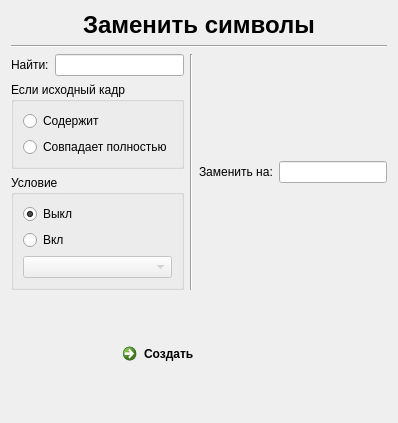
                      <widget class="QWidget" name="page_5">
                       <layout class="QVBoxLayout" name="verticalLayout_74">
                        <item>
                         <layout class="QHBoxLayout" name="horizontalLayout_21">
                          <item>
                           <spacer name="horizontalSpacer_36">
                            <property name="orientation">
                             <enum>Qt::Horizontal</enum>
                            </property>
                            <property name="sizeHint" stdset="0">
                             <size>
                              <width>40</width>
                              <height>20</height>
                             </size>
                            </property>
                           </spacer>
                          </item>
                          <item>
                           <widget class="QLabel" name="label_10">
                            <property name="font">
                             <font>
                              <pointsize>18</pointsize>
                              <weight>75</weight>
                              <bold>true</bold>
                             </font>
                            </property>
                            <property name="text">
                             <string>Заменить символы</string>
                            </property>
                           </widget>
                          </item>
                          <item>
                           <spacer name="horizontalSpacer_37">
                            <property name="orientation">
                             <enum>Qt::Horizontal</enum>
                            </property>
                            <property name="sizeHint" stdset="0">
                             <size>
                              <width>40</width>
                              <height>20</height>
                             </size>
                            </property>
                           </spacer>
                          </item>
                         </layout>
                        </item>
                        <item>
                         <widget class="Line" name="line_9">
                          <property name="orientation">
                           <enum>Qt::Horizontal</enum>
                          </property>
                         </widget>
                        </item>
                        <item>
                         <layout class="QHBoxLayout" name="horizontalLayout_24">
                          <item>
                           <layout class="QVBoxLayout" name="verticalLayout_73">
                            <item>
                             <layout class="QHBoxLayout" name="horizontalLayout_23">
                              <item>
                               <widget class="QLabel" name="label_12">
                                <property name="text">
                                 <string>Найти:</string>
                                </property>
                               </widget>
                              </item>
                              <item>
                               <widget class="QLineEdit" name="lineEdit_5"/>
                              </item>
                             </layout>
                            </item>
                            <item>
                             <widget class="QGroupBox" name="groupBox_4">
                              <property name="sizePolicy">
                               <sizepolicy hsizetype="Expanding" vsizetype="Expanding">
                                <horstretch>0</horstretch>
                                <verstretch>0</verstretch>
                               </sizepolicy>
                              </property>
                              <property name="title">
                               <string>Если исходный кадр</string>
                              </property>
                              <layout class="QVBoxLayout" name="verticalLayout_35">
                               <item>
                                <widget class="QRadioButton" name="radioButton_8">
                                 <property name="text">
                                  <string>Содержит</string>
                                 </property>
                                </widget>
                               </item>
                               <item>
                                <widget class="QRadioButton" name="radioButton_9">
                                 <property name="text">
                                  <string>Совпадает полностью</string>
                                 </property>
                                </widget>
                               </item>
                              </layout>
                             </widget>
                            </item>
                            <item>
                             <widget class="QGroupBox" name="groupBox_22">
                              <property name="title">
                               <string>Условие</string>
                              </property>
                              <layout class="QVBoxLayout" name="verticalLayout_72">
                               <item>
                                <widget class="QRadioButton" name="radioButton_33">
                                 <property name="text">
                                  <string>Выкл</string>
                                 </property>
                                 <property name="checked">
                                  <bool>true</bool>
                                 </property>
                                </widget>
                               </item>
                               <item>
                                <layout class="QVBoxLayout" name="verticalLayout_11">
                                 <item>
                                  <widget class="QRadioButton" name="radioButton_34">
                                   <property name="text">
                                    <string>Вкл</string>
                                   </property>
                                  </widget>
                                 </item>
                                 <item>
                                  <widget class="QComboBox" name="comboBox_4">
                                   <property name="enabled">
                                    <bool>false</bool>
                                   </property>
                                  </widget>
                                 </item>
                                </layout>
                               </item>
                              </layout>
                             </widget>
                            </item>
                           </layout>
                          </item>
                          <item>
                           <widget class="Line" name="line_8">
                            <property name="orientation">
                             <enum>Qt::Vertical</enum>
                            </property>
                           </widget>
                          </item>
                          <item>
                           <layout class="QHBoxLayout" name="horizontalLayout_16">
                            <item>
                             <widget class="QLabel" name="label_13">
                              <property name="text">
                               <string>Заменить на:</string>
                              </property>
                             </widget>
                            </item>
                            <item>
                             <widget class="QLineEdit" name="lineEdit_7"/>
                            </item>
                           </layout>
                          </item>
                         </layout>
                        </item>
                        <item>
                         <layout class="QHBoxLayout" name="horizontalLayout_22">
                          <item>
                           <spacer name="horizontalSpacer_38">
                            <property name="orientation">
                             <enum>Qt::Horizontal</enum>
                            </property>
                            <property name="sizeHint" stdset="0">
                             <size>
                              <width>40</width>
                              <height>20</height>
                             </size>
                            </property>
                           </spacer>
                          </item>
                          <item>
                           <layout class="QVBoxLayout" name="verticalLayout_10">
                            <item>
                             <spacer name="verticalSpacer_11">
                              <property name="orientation">
                               <enum>Qt::Vertical</enum>
                              </property>
                              <property name="sizeHint" stdset="0">
                               <size>
                                <width>20</width>
                                <height>40</height>
                               </size>
                              </property>
                             </spacer>
                            </item>
                            <item>
                             <widget class="QCommandLinkButton" name="commandLinkButton_5">
                              <property name="text">
                               <string>Создать</string>
                              </property>
                             </widget>
                            </item>
                            <item>
                             <spacer name="verticalSpacer_12">
                              <property name="orientation">
                               <enum>Qt::Vertical</enum>
                              </property>
                              <property name="sizeHint" stdset="0">
                               <size>
                                <width>20</width>
                                <height>40</height>
                               </size>
                              </property>
                             </spacer>
                            </item>
                           </layout>
                          </item>
                          <item>
                           <spacer name="horizontalSpacer_39">
                            <property name="orientation">
                             <enum>Qt::Horizontal</enum>
                            </property>
                            <property name="sizeHint" stdset="0">
                             <size>
                              <width>40</width>
                              <height>20</height>
                             </size>
                            </property>
                           </spacer>
                          </item>
                         </layout>
                        </item>
                       </layout>
                      </widget>
